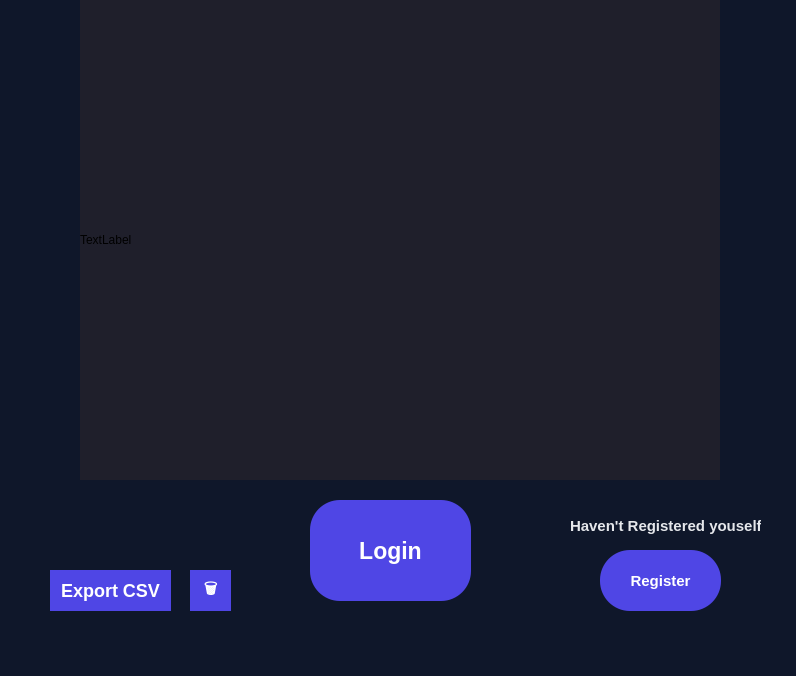
<?xml version="1.0" encoding="UTF-8"?>
<ui version="4.0">
 <class>FaceDetectionAPP</class>
 <widget class="QMainWindow" name="FaceDetectionAPP">
  <property name="geometry">
   <rect>
    <x>0</x>
    <y>0</y>
    <width>796</width>
    <height>676</height>
   </rect>
  </property>
  <property name="windowTitle">
   <string>Face Detection APP</string>
  </property>
  <property name="styleSheet">
   <string notr="true">QWidget {
    background-color: #0F172A;   /* deep slate */
}
</string>
  </property>
  <widget class="QWidget" name="centralwidget">
   <widget class="QStackedWidget" name="stack">
    <property name="geometry">
     <rect>
      <x>10</x>
      <y>0</y>
      <width>771</width>
      <height>621</height>
     </rect>
    </property>
    <property name="currentIndex">
     <number>0</number>
    </property>
    <widget class="QWidget" name="page_3">
     <widget class="QLabel" name="label_2">
      <property name="geometry">
       <rect>
        <x>560</x>
        <y>510</y>
        <width>191</width>
        <height>31</height>
       </rect>
      </property>
      <property name="styleSheet">
       <string notr="true">QLabel {
    color: #E5E7EB;        /* soft white */
    font-size: 15px;
    font-weight: 500;
}
</string>
      </property>
      <property name="text">
       <string>Haven't Registered youself ?</string>
      </property>
     </widget>
     <widget class="QPushButton" name="RegisterLogin">
      <property name="geometry">
       <rect>
        <x>590</x>
        <y>550</y>
        <width>121</width>
        <height>61</height>
       </rect>
      </property>
      <property name="styleSheet">
       <string notr="true">QPushButton {
    background-color: #4F46E5;
    color: #FFFFFF;
    border: none;
    border-radius: 30px;

    font-size: 15px;
    font-weight: 600;

    padding-bottom: 0px;

    text-align: center;
}



QPushButton:hover {
    background-color: #5B54F1;
}

QPushButton:pressed {
    background-color: #4338CA;
}

QPushButton:disabled {
    background-color: #2E2E2E;
    color: #777;
}
</string>
      </property>
      <property name="text">
       <string>Register</string>
      </property>
     </widget>
     <widget class="QLabel" name="DetectedName">
      <property name="geometry">
       <rect>
        <x>20</x>
        <y>490</y>
        <width>230</width>
        <height>61</height>
       </rect>
      </property>
      <property name="styleSheet">
       <string notr="true">QLabel{
    background: qlineargradient(
        x1: 0, y1: 0,
        x2: 1, y2: 0,
        stop: 0 #F97316,   /* ember orange */
        stop: 1 #DC2626    /* deep red */
    );
    color: #FFFFFF;
    border-radius: 14px;
    padding: 16px 24px;

    font-size: 20px;
    font-weight: 700;
    qproperty-alignment: AlignCenter;
}
</string>
      </property>
      <property name="text">
       <string/>
      </property>
     </widget>
     <widget class="QPushButton" name="CaptureLogin">
      <property name="geometry">
       <rect>
        <x>300</x>
        <y>500</y>
        <width>161</width>
        <height>101</height>
       </rect>
      </property>
      <property name="styleSheet">
       <string notr="true">QPushButton {
    background-color: #4F46E5;
    color: #FFFFFF;
    border: none;
    border-radius: 30px;

    font-size: 23px;
    font-weight: 800;



    text-align: center;
}



QPushButton:hover {
    background-color: #5B54F1;
}

QPushButton:pressed {
    background-color: #4338CA;
}

QPushButton:disabled {
    background-color: #2E2E2E;
    color: #777;
}
</string>
      </property>
      <property name="text">
       <string>Login</string>
      </property>
     </widget>
     <widget class="QLabel" name="feed">
      <property name="geometry">
       <rect>
        <x>70</x>
        <y>0</y>
        <width>640</width>
        <height>480</height>
       </rect>
      </property>
      <property name="minimumSize">
       <size>
        <width>0</width>
        <height>0</height>
       </size>
      </property>
      <property name="maximumSize">
       <size>
        <width>16777215</width>
        <height>16777215</height>
       </size>
      </property>
      <property name="styleSheet">
       <string notr="true">Background-color:rgb(31, 31, 43)</string>
      </property>
      <property name="text">
       <string>TextLabel</string>
      </property>
     </widget>
     <widget class="QPushButton" name="CSV_Export">
      <property name="geometry">
       <rect>
        <x>40</x>
        <y>570</y>
        <width>121</width>
        <height>41</height>
       </rect>
      </property>
      <property name="styleSheet">
       <string notr="true">QPushButton {
    background-color: #4F46E5;
    color: #FFFFFF;
    border: none;
    border-radius: 30px;

    font-size: 18px;
    font-weight: 800;



    text-align: center;
}



QPushButton:hover {
    background-color: #5B54F1;
}

QPushButton:pressed {
    background-color: #4338CA;
}

QPushButton:disabled {
    background-color: #2E2E2E;
    color: #777;
}
</string>
      </property>
      <property name="text">
       <string>Export CSV</string>
      </property>
     </widget>
     <widget class="QPushButton" name="clear_DB">
      <property name="geometry">
       <rect>
        <x>180</x>
        <y>570</y>
        <width>41</width>
        <height>41</height>
       </rect>
      </property>
      <property name="styleSheet">
       <string notr="true">QPushButton {
    background-color: #4F46E5;
    color: #FFFFFF;
    border: none;
    border-radius: 30px;

    font-size: 15px;
    font-weight: 600;

    padding-bottom: 0px;

    text-align: center;
}



QPushButton:hover {
    background-color: #5B54F1;
}

QPushButton:pressed {
    background-color: #4338CA;
}

QPushButton:disabled {
    background-color: #2E2E2E;
    color: #777;
}
</string>
      </property>
      <property name="text">
       <string>🗑</string>
      </property>
     </widget>
    </widget>
    <widget class="QWidget" name="page_4">
     <widget class="QPushButton" name="Next">
      <property name="geometry">
       <rect>
        <x>320</x>
        <y>400</y>
        <width>121</width>
        <height>61</height>
       </rect>
      </property>
      <property name="styleSheet">
       <string notr="true">QPushButton {
    background-color: #4F46E5;
    color: #FFFFFF;
    border: none;
    border-radius: 30px;

    font-size: 15px;
    font-weight: 600;

    padding-bottom: 0px;

    text-align: center;
}



QPushButton:hover {
    background-color: #5B54F1;
}

QPushButton:pressed {
    background-color: #4338CA;
}

QPushButton:disabled {
    background-color: #2E2E2E;
    color: #777;
}
</string>
      </property>
      <property name="text">
       <string>Next</string>
      </property>
     </widget>
     <widget class="QWidget" name="layoutWidget">
      <property name="geometry">
       <rect>
        <x>210</x>
        <y>140</y>
        <width>351</width>
        <height>251</height>
       </rect>
      </property>
      <layout class="QVBoxLayout" name="verticalLayout">
       <item>
        <layout class="QHBoxLayout" name="horizontalLayout">
         <item>
          <widget class="QLabel" name="label_5">
           <property name="styleSheet">
            <string notr="true">QLabel {
    color: #E5E7EB;        /* soft white */
    font-size: 15px;
    font-weight: 500;
}</string>
           </property>
           <property name="text">
            <string>Id :</string>
           </property>
          </widget>
         </item>
         <item>
          <widget class="QLineEdit" name="Id_Input">
           <property name="styleSheet">
            <string notr="true">QLineEdit {
    background-color: #ffffff;
    border: 2px solid #cfd8dc;
    border-radius: 6px;
    padding: 6px 10px;
    font-size: 14px;
    color: #263238;
}

QLineEdit:focus {
    border: 2px solid #1976d2;
    background-color: #ffffff;
}
</string>
           </property>
          </widget>
         </item>
        </layout>
       </item>
       <item>
        <layout class="QHBoxLayout" name="horizontalLayout_2">
         <item>
          <widget class="QLabel" name="label_4">
           <property name="styleSheet">
            <string notr="true">QLabel {
    color: #E5E7EB;        /* soft white */
    font-size: 15px;
    font-weight: 500;
}</string>
           </property>
           <property name="text">
            <string>Name :</string>
           </property>
          </widget>
         </item>
         <item>
          <widget class="QLineEdit" name="Name_Input">
           <property name="styleSheet">
            <string notr="true">QLineEdit {
    background-color: #ffffff;
    border: 2px solid #cfd8dc;
    border-radius: 6px;
    padding: 6px 10px;
    font-size: 14px;
    color: #263238;
}

QLineEdit:focus {
    border: 2px solid #1976d2;
    background-color: #ffffff;
}

</string>
           </property>
          </widget>
         </item>
        </layout>
       </item>
      </layout>
     </widget>
     <widget class="QPushButton" name="Back_Next_2">
      <property name="geometry">
       <rect>
        <x>0</x>
        <y>10</y>
        <width>51</width>
        <height>51</height>
       </rect>
      </property>
      <property name="styleSheet">
       <string notr="true">QPushButton {
    background-color: #4F46E5;
    color: #FFFFFF;
    border: none;
    border-radius: 60px;

    font-size: 20px;
    font-weight: 600;

    padding-bottom: 0px;

    text-align: center;
}



QPushButton:hover {
    background-color: #5B54F1;
}

QPushButton:pressed {
    background-color: #4338CA;
}

QPushButton:disabled {
    background-color: #2E2E2E;
    color: #777;
}
</string>
      </property>
      <property name="text">
       <string>&lt;</string>
      </property>
     </widget>
    </widget>
    <widget class="QWidget" name="page_5">
     <widget class="QPushButton" name="Capture_Register">
      <property name="geometry">
       <rect>
        <x>330</x>
        <y>550</y>
        <width>101</width>
        <height>71</height>
       </rect>
      </property>
      <property name="styleSheet">
       <string notr="true">QPushButton {
    background-color: #4F46E5;
    color: #FFFFFF;
    border: none;
    border-radius: 30px;

    font-size: 35px;
    font-weight: 600;

    padding-top: 6px;      /* 👈 push emoji up */
    padding-bottom: 25px;
    padding-left: 12px;
    padding-right: 12px;

    text-align: center;
}



QPushButton:hover {
    background-color: #5B54F1;
}

QPushButton:pressed {
    background-color: #4338CA;
}

QPushButton:disabled {
    background-color: #2E2E2E;
    color: #777;
}
</string>
      </property>
      <property name="text">
       <string>📷</string>
      </property>
     </widget>
     <widget class="QTextBrowser" name="textBrowser">
      <property name="geometry">
       <rect>
        <x>10</x>
        <y>490</y>
        <width>151</width>
        <height>131</height>
       </rect>
      </property>
      <property name="styleSheet">
       <string notr="true">
    color: #E5E7EB;        /* soft white */
    font-size: 15px;
    font-weight: 500;

</string>
      </property>
      <property name="html">
       <string>&lt;!DOCTYPE HTML PUBLIC &quot;-//W3C//DTD HTML 4.0//EN&quot; &quot;http://www.w3.org/TR/REC-html40/strict.dtd&quot;&gt;
&lt;html&gt;&lt;head&gt;&lt;meta name=&quot;qrichtext&quot; content=&quot;1&quot; /&gt;&lt;meta charset=&quot;utf-8&quot; /&gt;&lt;style type=&quot;text/css&quot;&gt;
p, li { white-space: pre-wrap; }
hr { height: 1px; border-width: 0; }
li.unchecked::marker { content: &quot;\2610&quot;; }
li.checked::marker { content: &quot;\2612&quot;; }
&lt;/style&gt;&lt;/head&gt;&lt;body style=&quot; font-family:'Segoe UI'; font-size:15px; font-weight:500; font-style:normal;&quot;&gt;
&lt;p style=&quot; margin-top:0px; margin-bottom:0px; margin-left:0px; margin-right:0px; -qt-block-indent:0; text-indent:0px;&quot;&gt;&lt;span style=&quot; font-weight:700;&quot;&gt;Note:&lt;/span&gt; Please capture &lt;span style=&quot; font-weight:700;&quot;&gt;at least 50 images of your face&lt;/span&gt; from &lt;span style=&quot; font-weight:700;&quot;&gt;different angles&lt;/span&gt; (front, left, right, up, and down) under &lt;span style=&quot; font-weight:700;&quot;&gt;good lighting&lt;/span&gt; for optimal recognition accuracy.&lt;/p&gt;&lt;/body&gt;&lt;/html&gt;</string>
      </property>
     </widget>
     <widget class="QLabel" name="Captured_Images_Reg">
      <property name="geometry">
       <rect>
        <x>220</x>
        <y>490</y>
        <width>331</width>
        <height>51</height>
       </rect>
      </property>
      <property name="styleSheet">
       <string notr="true">QLabel{
    background: qlineargradient(
        x1: 0, y1: 0,
        x2: 1, y2: 0,
        stop: 0 #F97316,   /* ember orange */
        stop: 1 #DC2626    /* deep red */
    );
    color: #FFFFFF;
    border-radius: 14px;
    padding: 16px 24px;

    font-size: 15px;
    font-weight: 700;
    qproperty-alignment: AlignCenter;
}
</string>
      </property>
      <property name="text">
       <string/>
      </property>
     </widget>
     <widget class="QPushButton" name="Register_Reg">
      <property name="geometry">
       <rect>
        <x>640</x>
        <y>540</y>
        <width>121</width>
        <height>61</height>
       </rect>
      </property>
      <property name="styleSheet">
       <string notr="true">QPushButton {
    background-color: #4F46E5;
    color: #FFFFFF;
    border: none;
    border-radius: 30px;

    font-size: 15px;
    font-weight: 600;

    padding-bottom: 0px;

    text-align: center;
}



QPushButton:hover {
    background-color: #5B54F1;
}

QPushButton:pressed {
    background-color: #4338CA;
}

QPushButton:disabled {
    background-color: #2E2E2E;
    color: #777;
}
</string>
      </property>
      <property name="text">
       <string>Register</string>
      </property>
     </widget>
     <widget class="QLabel" name="Reg_feed">
      <property name="geometry">
       <rect>
        <x>80</x>
        <y>0</y>
        <width>640</width>
        <height>480</height>
       </rect>
      </property>
      <property name="minimumSize">
       <size>
        <width>0</width>
        <height>0</height>
       </size>
      </property>
      <property name="maximumSize">
       <size>
        <width>16777215</width>
        <height>16777215</height>
       </size>
      </property>
      <property name="styleSheet">
       <string notr="true">Background-color:rgb(31, 31, 43)</string>
      </property>
      <property name="text">
       <string>TextLabel</string>
      </property>
     </widget>
     <widget class="QPushButton" name="Back_Reg">
      <property name="geometry">
       <rect>
        <x>0</x>
        <y>10</y>
        <width>51</width>
        <height>51</height>
       </rect>
      </property>
      <property name="styleSheet">
       <string notr="true">QPushButton {
    background-color: #4F46E5;
    color: #FFFFFF;
    border: none;
    border-radius: 60px;

    font-size: 20px;
    font-weight: 600;

    padding-bottom: 0px;

    text-align: center;
}



QPushButton:hover {
    background-color: #5B54F1;
}

QPushButton:pressed {
    background-color: #4338CA;
}

QPushButton:disabled {
    background-color: #2E2E2E;
    color: #777;
}
</string>
      </property>
      <property name="text">
       <string>&lt;</string>
      </property>
     </widget>
    </widget>
   </widget>
  </widget>
  <widget class="QMenuBar" name="menubar">
   <property name="geometry">
    <rect>
     <x>0</x>
     <y>0</y>
     <width>796</width>
     <height>33</height>
    </rect>
   </property>
  </widget>
  <widget class="QStatusBar" name="statusbar"/>
 </widget>
 <resources/>
 <connections/>
</ui>
